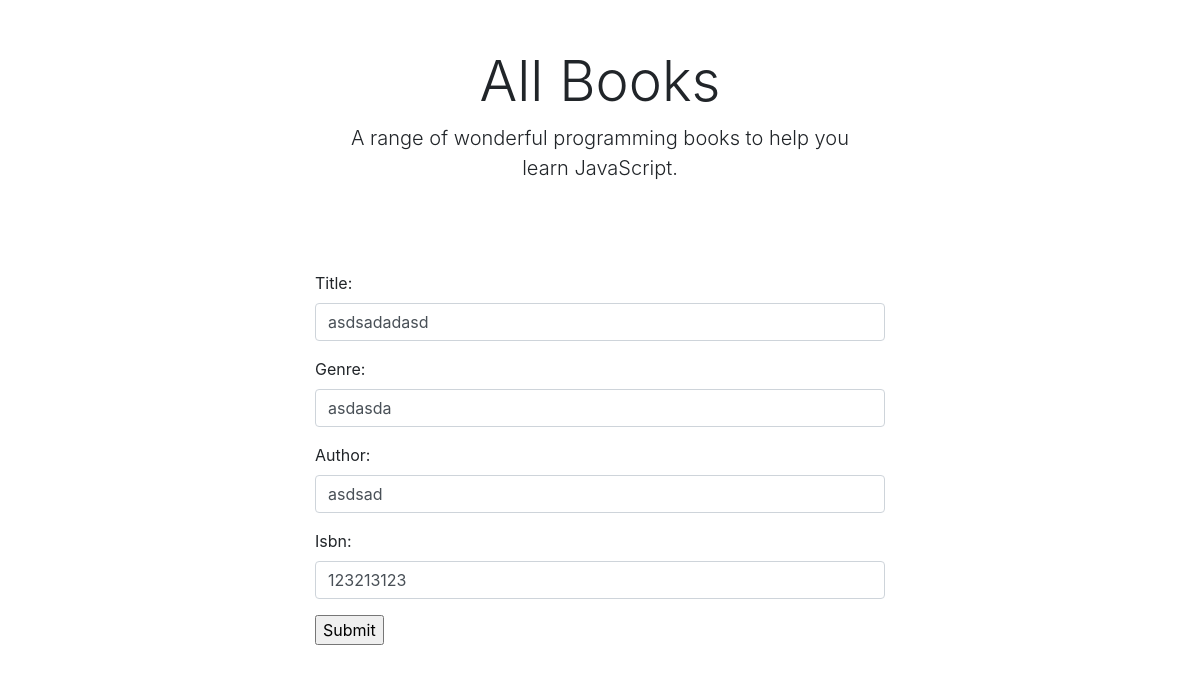
The page /books/asdsadadasd/edit/ (signed in) on the database as committed earlier.
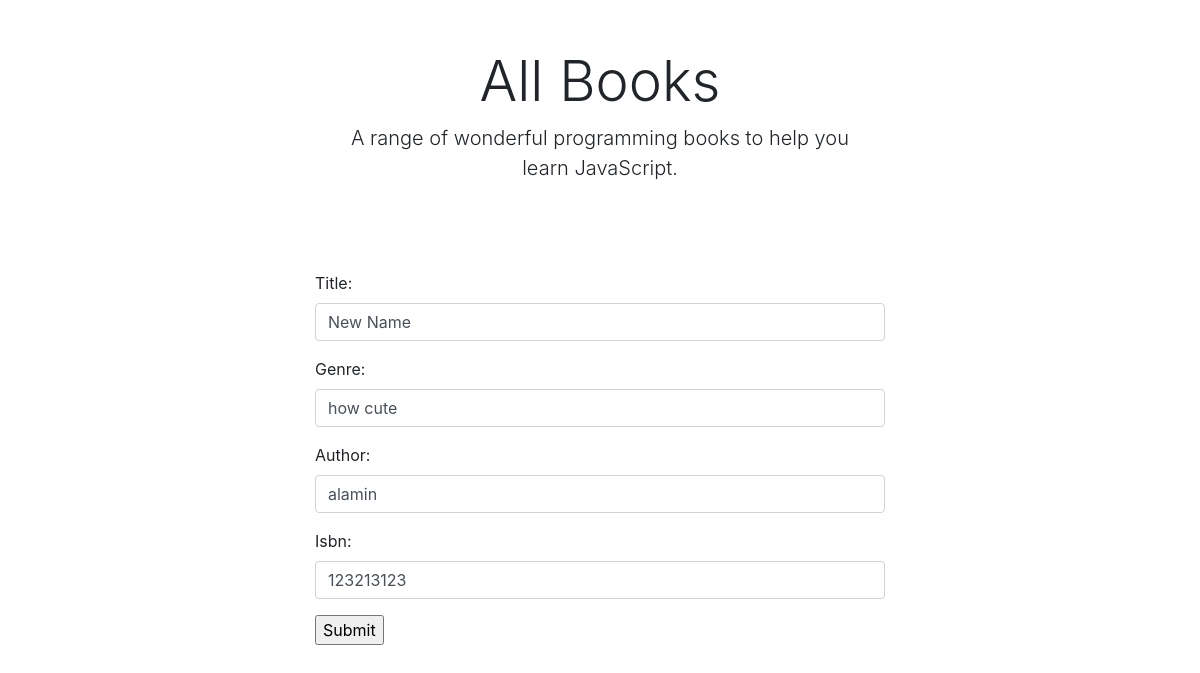
The same page on the database as committed later.
### books/models.py (models this page shows, shortened)
class Books(models.Model):
    title = models.CharField(max_length=100)
    slug = models.SlugField(null=True)
    genre = models.CharField(max_length=100)
    author = models.CharField(max_length=100)
    isbn = models.IntegerField()
    count = models.IntegerField(null=True, default=0)

### books/views.py (the view)
# urls.py: path('<slug:slug>/edit/', BookEditView.as_view(), name='edit-detail'),
class BookEditView(PermissionRequiredMixin, UpdateView):
    raise_exception = False
    permission_required = 'books.change_books'
    permission_denied_message = 'Bhai aga Login Kora achooo'
    login_url = '/books/'
    redirect_field_name = 'next'
    model = Books
    form_class = AddForm
    template_name = 'add.html'
    success_url = '/books/'

### books/forms.py
class AddForm(forms.ModelForm):
    class Meta:
        model = Books
        fields = ('title', 'genre', 'author', 'isbn')
        widgets = {
            'title': forms.TextInput(attrs={'class': 'form-control'}),
            'genre': forms.TextInput(attrs={'class': 'form-control'}),
            'author': forms.TextInput(attrs={'class': 'form-control'}),
            'isbn': forms.TextInput(attrs={'class': 'form-control'}),
        }

### books/templates/add.html (shortened to what this page needs)
{% extends "base.html" %}
{% block content %}
<div class="container" style="max-width:600px">
    <div class="px-3 py-3 pt-md-5 pb-md-4 mx-auto text-center">
        <h1 class="display-4">All Books</h1>
        <p class="lead">A range of wonderful programming books to help you learn JavaScript.</p>
    </div>
    <div class="py-5">
        <div class="row">
            <div class="col-12">
                <form method="post">
                    {{ form.as_p }}
                    <input type="submit">
                </form>
            </div>
        </div>
    </div>
</div>
{% endblock %}

Rows that differ between the two databases and show on the page:
changed Books: title "asdsadadasd" → "New Name"; genre "asdasda" → "how cute"; author "asdsad" → "alamin"
